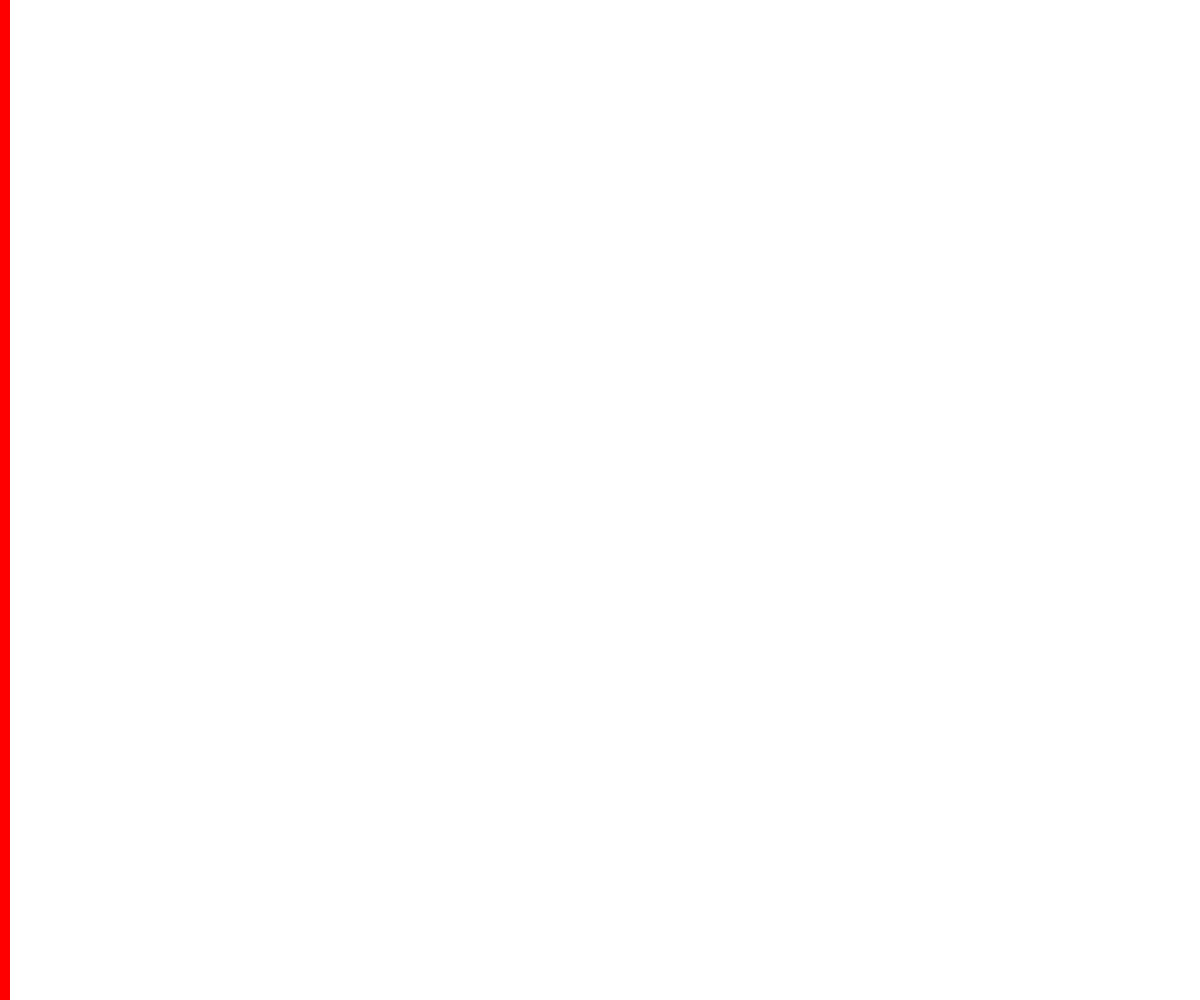
Frame 1 (no input)
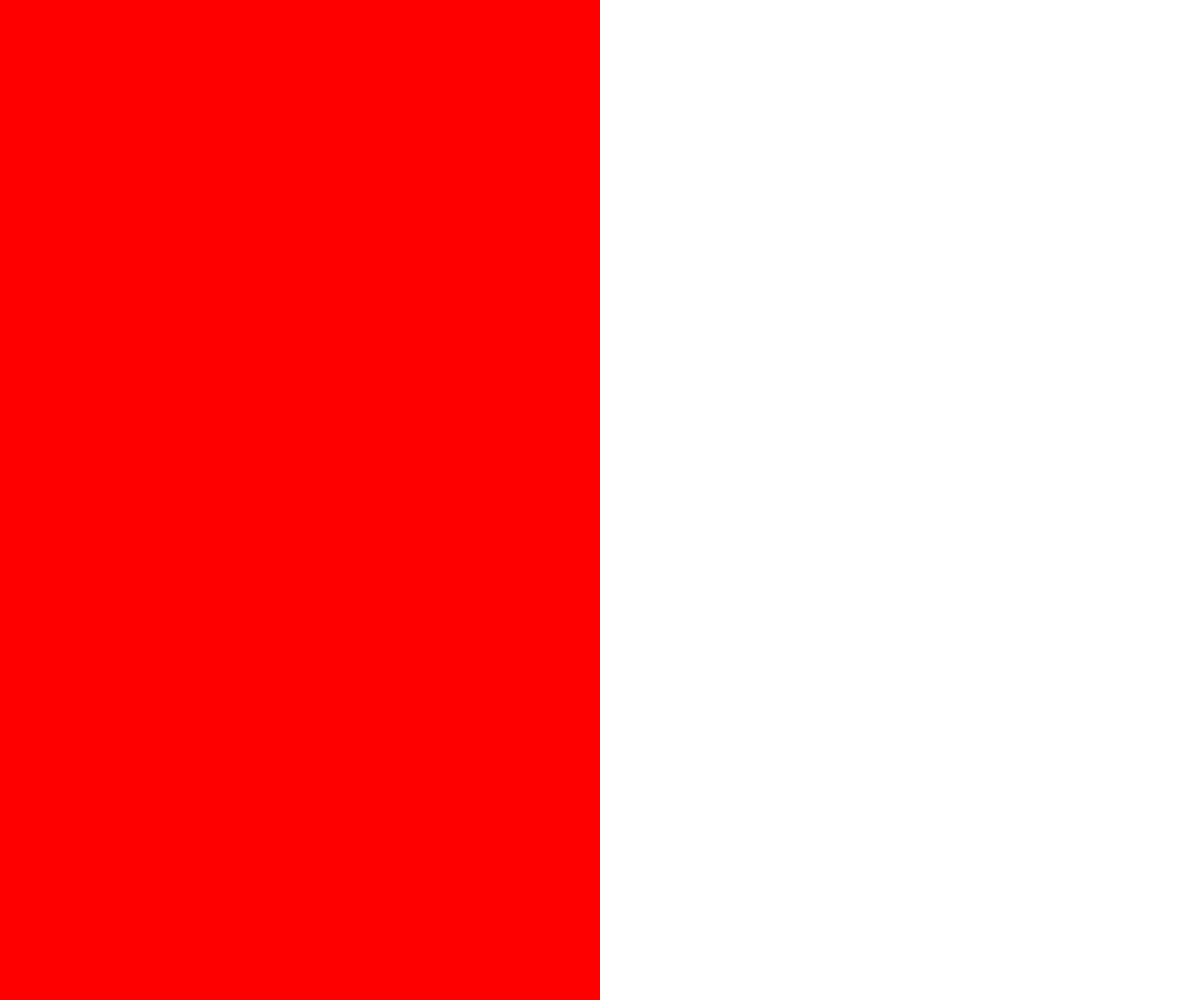
Frame 60 (no input)
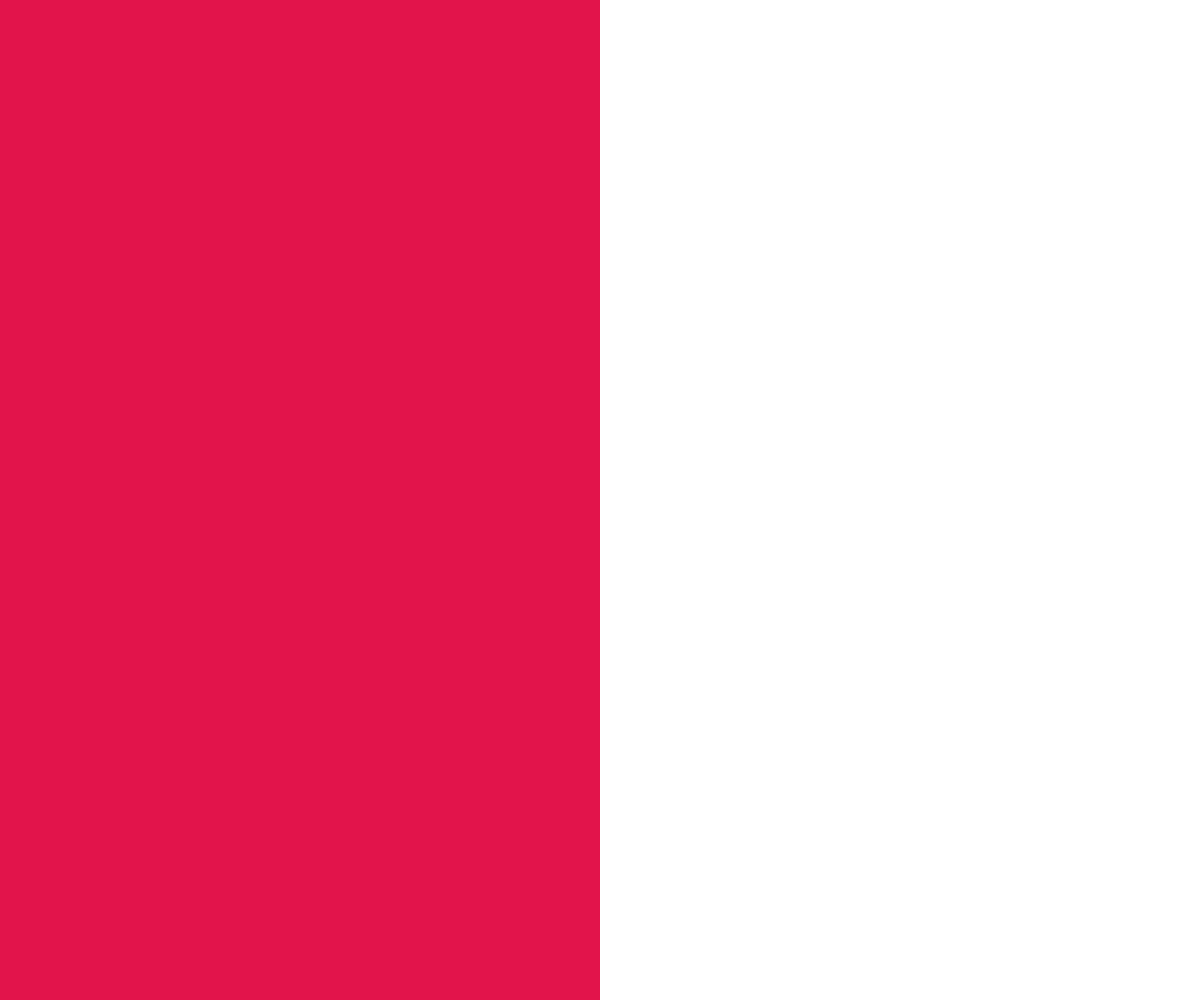
Frame 120 (the mouse pressed at the canvas centre since frame 60)

The p5.js sketch that drew these frames (run headless with seeded random() and noise() and a simulated clock; from frame 60 on, the mouse is pressed at the canvas centre):

// p5.js sketch
// ── sketch.js
let myColor;

// variables for Positions
let posX=0;
let posY=0;

let myWidth=10;
let myHeight;

function setup() {
  createCanvas(windowWidth, windowHeight);
  myColor=color(255,0,0)
  myHeight=height;
  noStroke();
  frameRate(60);
}

function draw() {
  fill(myColor);
  rect(posX,posY,myWidth,myHeight);
  // am ende des durchganges die Position updaten:
  posX+=myWidth;
}


function mousePressed() {
  myColor=color(random(255),random(255),random(255),100)
  posX=0;

}



function windowResized() {
  resizeCanvas(windowWidth, windowHeight);
  myHeight=height;
}
